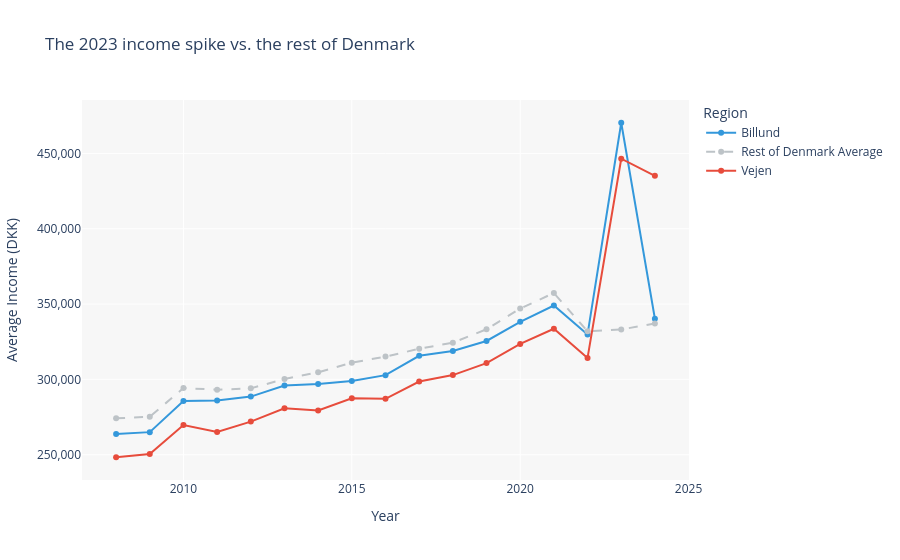

Here is the notebook cell this chart was saved with:
### Markdown cell above
## 3. Data Analysis

### Part 1: Geographical distribution & Socioeconomic anomalies (Andrea De Pascale)
Analyzing the merged HFUDD16 and IFOR35 datasets revealed two main points:
1. **Demographic uniformity:** The ratios of employed, unemployed, and enrolled individuals are highly similar across all municipalities. Since the workforce composition doesn't change much geographically, regional income differences are likely driven by the types of industries present rather than workforce size or employment rates.
2. **Average income steady increase:** The average income mostly increases gradually for all municipalities from 2008 to 2024, likely due to the inflation rates of the last decades.
3. **The Vejen & Billund anomalies:** In 2023, average incomes spiked in Vejen (from 314k to 446k DKK) and Billund (from 329k to 470k DKK). In 2024, Billund's average income dropped back to 340k DKK, while Vejen's stayed high at 435k DKK.

### Code cell
# ---------------------------------------------------------
# Plotting the Vejen & Billund Anomaly vs. National Baseline
# ---------------------------------------------------------

# 1. Filter for recent years to clearly see the lead-up to the 2023 spike
df_recent = df[df['Year'] >= 2008].copy()

# 2. Create a new category column. 
# If the municipality is Vejen or Billund, it keeps its name. 
# Otherwise, it gets grouped into 'Rest of Denmark'
df_recent['Category'] = df_recent['Municipality'].apply(
    lambda x: x if x in ['Vejen', 'Billund'] else 'Rest of Denmark Average'
)

# 3. Group by Year and the new Category to calculate the mean income
df_anomaly_comparison = df_recent.groupby(['Year', 'Category'])['Average Income'].mean().reset_index()

# 4. Define specific colors so the baseline fades into the background
# and the anomalies stand out brightly.
custom_colors = {
    'Vejen': '#e74c3c',                 # Red
    'Billund': '#3498db',               # Blue
    'Rest of Denmark Average': '#bdc3c7' # Neutral Gray
}

# 5. Create the line chart
fig_anomaly = px.line(
    df_anomaly_comparison, 
    x='Year', 
    y='Average Income', 
    color='Category', 
    color_discrete_map=custom_colors,
    markers=True,
    title="The 2023 income spike vs. the rest of Denmark",
    labels={'Average Income': 'Average Income (DKK)', 'Year': 'Year', 'Category': 'Region'}
)

# 6. Format the y-axis and make the gray line thicker/dashed if desired
fig_anomaly.update_layout(
    yaxis_tickformat=',',
    plot_bgcolor='rgba(240,240,240,0.5)' # Slight background to make lines pop
)

# Optional: Make the baseline line dashed to separate it further from the actual municipalities
fig_anomaly.update_traces(
    patch={"line": {"dash": "dash"}}, 
    selector={"legendgroup": "Rest of Denmark Average"}
)

fig_anomaly.show()

### Figure 1 — Plotly figure (JSON) as saved in the notebook; plotly's stock layout.template omitted (floating-point values rounded to 4 significant figures)
{"data": [{"hovertemplate": "Region=Billund<br>Year=%{x}<br>Average Income (DKK)=%{y}<extra></extra>", "legendgroup": "Billund", "line": {"color": "#3498db", "dash": "solid"}, "marker": {"symbol": "circle"}, "mode": "lines+markers", "name": "Billund", "orientation": "v", "showlegend": true, "type": "scatter", "x": [2008, 2009, 2010, 2011, 2012, 2013, 2014, 2015, 2016, 2017, 2018, 2019, 2020, 2021, 2022, 2023, 2024], "xaxis": "x", "y": [263700.0, 265000.0, 285600.0, 286000.0, 288600.0, 295900.0, 296900.0, 298900.0, 302800.0, 315600.0, 318800.0, 325500.0, 338200.0, 349000.0, 329800.0, 470300.0, 340200.0], "yaxis": "y"}, {"hovertemplate": "Region=Rest of Denmark Average<br>Year=%{x}<br>Average Income (DKK)=%{y}<extra></extra>", "legendgroup": "Rest of Denmark Average", "line": {"color": "#bdc3c7", "dash": "dash"}, "marker": {"symbol": "circle"}, "mode": "lines+markers", "name": "Rest of Denmark Average", "orientation": "v", "showlegend": true, "type": "scatter", "x": [2008, 2009, 2010, 2011, 2012, 2013, 2014, 2015, 2016, 2017, 2018, 2019, 2020, 2021, 2022, 2023, 2024], "xaxis": "x", "y": [274200.0, 275200.0, 294200.0, 293100.0, 294000.0, 300200.0, 304700.0, 311100.0, 315100.0, 320300.0, 324300.0, 333300.0, 347000.0, 357300.0, 331900.0, 333100.0, 337100.0], "yaxis": "y"}, {"hovertemplate": "Region=Vejen<br>Year=%{x}<br>Average Income (DKK)=%{y}<extra></extra>", "legendgroup": "Vejen", "line": {"color": "#e74c3c", "dash": "solid"}, "marker": {"symbol": "circle"}, "mode": "lines+markers", "name": "Vejen", "orientation": "v", "showlegend": true, "type": "scatter", "x": [2008, 2009, 2010, 2011, 2012, 2013, 2014, 2015, 2016, 2017, 2018, 2019, 2020, 2021, 2022, 2023, 2024], "xaxis": "x", "y": [248300.0, 250400.0, 269700.0, 265100.0, 272000.0, 280800.0, 279400.0, 287500.0, 287100.0, 298600.0, 302800.0, 310800.0, 323500.0, 333600.0, 314200.0, 446500.0, 435100.0], "yaxis": "y"}], "layout": {"legend": {"title": {"text": "Region"}, "tracegroupgap": 0}, "plot_bgcolor": "rgba(240,240,240,0.5)", "title": {"text": "The 2023 income spike vs. the rest of Denmark"}, "xaxis": {"anchor": "y", "domain": [0, 1], "title": {"text": "Year"}}, "yaxis": {"anchor": "x", "domain": [0, 1], "tickformat": ",", "title": {"text": "Average Income (DKK)"}}}}
